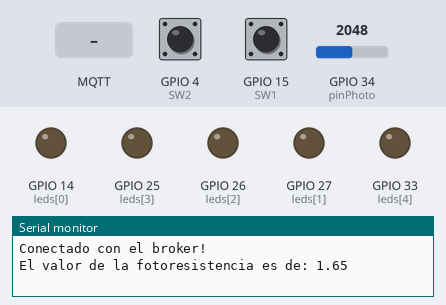
Recording of a sketch running on a simulated ESP32. Shown: output pins drawn as LEDs (lit = HIGH), the last lines printed to the serial monitor. Inputs (shaded band) come from the test bench; at power-on: GPIO 4 (SW2) HIGH, GPIO 15 (SW1) LOW, GPIO 34 (pinPhoto) = 2048. No MQTT or app messages arrive unless stated; not simulated (calls return 0 or success): Credentials.h; names the files do not define were given values by the test bench: PORT = 80.

Above: at 6.2 s.
6.3 s: MQTT message "1" arrives on the first subscribed topic
At 6.9 s:
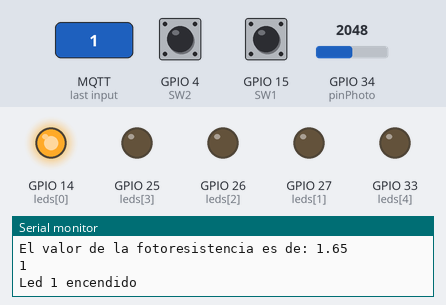
8.0 s: MQTT message "2" arrives on the first subscribed topic
At 9.2 s:
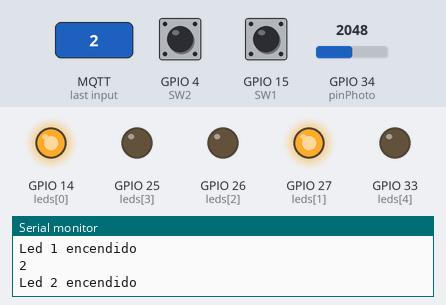
9.5 s: MQTT message "3" arrives on the first subscribed topic
At 10.4 s:
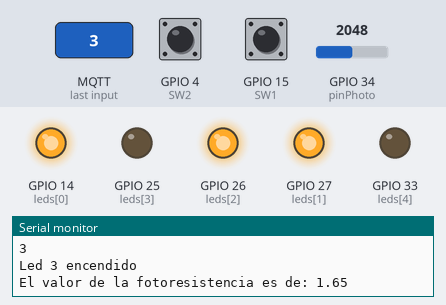
11.0 s: MQTT message "4" arrives on the first subscribed topic
At 11.6 s:
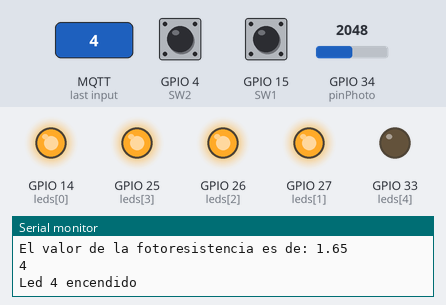
12.5 s: MQTT message "5" arrives on the first subscribed topic
At 13.9 s:
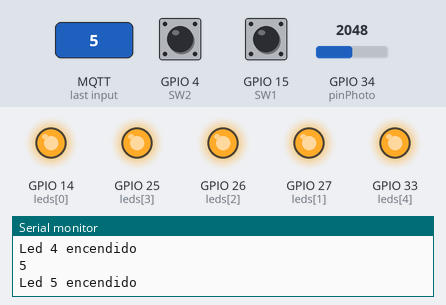
Timing chart, 0 to 15.5 s (numbered marks = the images above; inputs shaded):
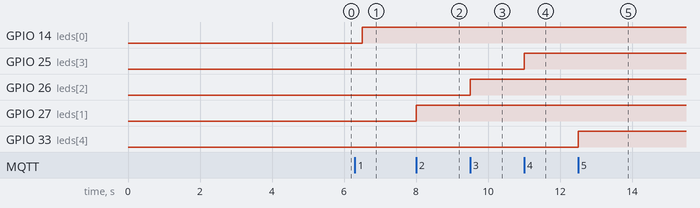

Measured:
- after the input at 6.3 s, GPIO 14 (leds[0]): LOW → HIGH after 0.20 s
- after the input at 8.0 s, GPIO 27 (leds[1]): LOW → HIGH at once
- after the input at 9.5 s, GPIO 26 (leds[2]): LOW → HIGH at once
- after the input at 11.0 s, GPIO 25 (leds[3]): LOW → HIGH at once
- after the input at 12.5 s, GPIO 33 (leds[4]): LOW → HIGH at once

The sketch:

MQTT.ino
```cpp
//Bibliotecas necesarias y otra para ocultar la informacion
#include"Credentials.h"//Incluimos las credenciales con el puerto y servidor broker
#include "EspMQTTClient.h" //Biblioteca para MQTTClient
#include "DHT.h" //Biblioteca para el sensor de temparatura.

//Pines
#define DHTPIN 32 //PIN Para el sesnor de de temparatura y humedad
#define DHTTYPE DHT11 //DHT11 sensor
#define pinPhoto 34 //Pin para la fotoresistencia
const int leds[5] = {14, 27, 26, 25, 33}; //Declarar los demás leds
//Boton para SW1
#define SW1 15
//Boton para SW2
#define SW2 4
//Se definio un contador para las pulsaciones de despues.
long timeCounter1 = 0;
//Se definio un contador para las pulsaciones de despues.
long timeCounter2 = 0;
//Se definio el umbral.
int timeThreshold = 250;

//Topicos
String ledsTopic = "ClaseIoT/Angeles/Led"; //Topico para leds
String dhtTopicH =  "ClaseIoT/Angeles/DHT/Hum"; //Topico para la humedad
String dhtTopicT = "ClaseIoT/Angeles/DHT/Tem"; //Topioco para la temperatura
String dhtVolt = "ClaseIoT/Angeles/Pot"; //Temperatura para el voltaje de la fotoresistencia


//Variables globales
long timePower = millis(); //Tiempo transcurrido

//Objeto Cliente

DHT dht(DHTPIN,DHTTYPE);
EspMQTTClient client(SSID,PASSWORD,BROKER,NAMECLIENT,PORT);


void setup() {
  Serial.begin(115200); //Se inicia la comunicacion serial
  dht.begin(); //Empieza el funcionamiento del dht
  for(int i = 0;i<5;i++){ //Declaracion de los leds de salida
    pinMode(leds[i],OUTPUT);
  }
  pinMode(pinPhoto, INPUT); // Configura el pin del sensor como entrada.
  pinMode(SW1, INPUT); //Boton 1  en booleano representa 0 o LOW
  pinMode(SW2, INPUT); //Boton 2 en booleano representa 1 o HIGH
  if(!client.isConnected()){ //Verificacion con la conexion del cliente.
    Serial.println("Conectado con el broker!");
  }else{
    Serial.println("No Conectado, revise su conexión");
  }
  delay(5000); //Una espera de 5 segundos
}

//Funciones para la practica
//Funcion para prender y apagar leds.
void ledsFunction(String payload){ //Funcion para enceder o apagar los leds
  //Lee los valores recibidos del payload
  String auxiliar = payload.substring(0); //Recibe el primer valor del payload, i.e. 1,2,3,4,5,0.
  int value = auxiliar.toInt(); //Lo convierte a un entero y lo almacena en la variable value
  Serial.println(value); //Verificamos en el serial si este recibiendo el entero
  if (value == 1){ //Si es 1
    digitalWrite(leds[0], HIGH); //Prende el led 1
    Serial.println("Led 1 encendido");//Envia el mensaje al serial
  }else if (value == 2){ //Si es 2
    digitalWrite(leds[1], HIGH);//Prende el led 2
    Serial.println("Led 2 encendido");//Envia el mensaje al serial
  }else if (value == 3){//Si es 3
    digitalWrite(leds[2], HIGH);//Prende el led 3
    Serial.println("Led 3 encendido");//Envia el mensaje al serial
  }else if (value == 4){//Si es 4
    digitalWrite(leds[3], HIGH);//Prende el led 4
    Serial.println("Led 4 encendido");//Envia el mensaje al serial
  }else if (value == 5){//Si es 5
    digitalWrite(leds[4], HIGH);//Prende el led 5
    Serial.println("Led 5 encendido");//Envia el mensaje al serial
  }else if (value == 0){//Si es 0
    for(int i = 4;i>=0;i--){
      digitalWrite(leds[i], LOW); //Apaga todos los leds
    }
    Serial.println("Todos los leds se han apagado");//Envia el mensaje al serial
  }else{
    Serial.println("Dato no válido");//En el caso que no sea posible convertirlo
  }
}
void onConnectionEstablished(){
  //Prender y apagar LEDS
  client.subscribe(ledsTopic,[](const String & payload){
    //Funcion para los leds.
    ledsFunction(String(payload)); //recibe el valor del payload para la funcion de Leds
  });
}

//Funcion de Humedad
float Humedad(){
  //En el dado caso que el usuario ande dando más pulsaciones de las que debe se le restringe el uso
  if (millis() > timeCounter1 + timeThreshold) {
      float humidity = dhtStatus(1); //En el primer caso es por si SW1 está apretado envia a la funcion dhtStatus con el valor de 1
      Serial.print("La humedad en este momento es de: "); //Imprimir el texto en el serial del monitor serial
      Serial.println(humidity); //Imprime el valor de la humedad en el monitor serial
      timeCounter1 = millis(); //Pusación (tiempo)
      float hum = dhtStatus(1); // Da un 1 para que nada más regrese la humedad.
      return hum; //Retorna la humedad
  }
}
// Funcion Temperatura
float Temperatura() {
  //En el dado caso que el usuario ande dando más pulsaciones de las que debe se le restringe el uso
  if (millis() > timeCounter2 + timeThreshold) {
       float temperature = dhtStatus(0); //En el primer caso es por si SW2 está apretado envia a la funcion dhtStatus con el valor de 0
       Serial.print("La temperatura en este momento es de: ");//Imprimir el texto en el serial del monitor serial
       Serial.println(temperature); //Imprime el valor de la temperatura en el monitor serial
       timeCounter2 = millis(); //Pusación (tiempo)
       float tem = dhtStatus(0);// Da un 0 para que nada más regrese la humedad.
       return tem;//Retorna la temperatura
  }
}
//Evalua constantemente el estado del DHT 11
float dhtStatus(int value){
  delay(2000); //Retrazo por 2 segundos
  float h = dht.readHumidity(); //Lee los valores de la humedad
  float t = dht.readTemperature(); // Lee los valores de la temperatura
  if (isnan(h) || isnan(t)) { //Verifica si estos valores no están vacios o son nulos
    Serial.println(F("Failed to read from DHT sensor!")); //En el caso que no los haya leido entonces envía este error
  }if (isnan(h)!=true && value == 1){ //Si es diferente el valor de la humedad de nulo y SW1 está activo
    return h; //Regresa la humedad
  }if (isnan(t)!=true && value == 0){ //Si es diferente el valor de la temmperatura de nulo y SW2 está activo.
    return t; //Regresa la temperatura
  }
}
void loop() {
  client.loop(); //Inicia la comunicacion del cliente del MQTT
  int sensor = analogRead(pinPhoto); //Va leyendo la lectura de la fotoresistencia
  if (millis() - timePower >= 5000) {//Si pasa 5seg entonces procede el if
    float voltaje = (sensor / 4095.0) * 3.3; //Calcaucla el valor del voltaje de la fotoresistencia
    String mensaje = "El valor de la fotoresistencia es de: "+String(voltaje); //Lo convierte en un string para el mensaje
    Serial.println(mensaje); // Imprime el valor del valor de la fotoresistencia
    client.publish(dhtVolt,mensaje); //Publica el mensaje del voltaje en el su respectivo topico
    timePower = millis(); //El conteo de milisegundos
  }
  if (digitalRead(SW1) == 1) { //Verifica si esta pulsado el botón
    float hum = Humedad(); //El valor que recibe es un float que es de la humedad
    String mensaje = "La humedad es de "+(String)hum+"%"; //Lo convierte a string para el mensaje
    client.publish(dhtTopicH,mensaje); //Publica el mensaje de la humedad;
  }
  if (digitalRead(SW2) == 0) {  //Verifica si esta pulsado el botón
    float tem = Temperatura(); ////El valor que recibe es un float que es de la temperatura
    String mensaje = "La temperatura es de "+(String)tem+"°C";//Lo convierte a string para el mensaje
    client.publish(dhtTopicT,mensaje); //Publica el mensaje de la temperatura;
   }
}
```
